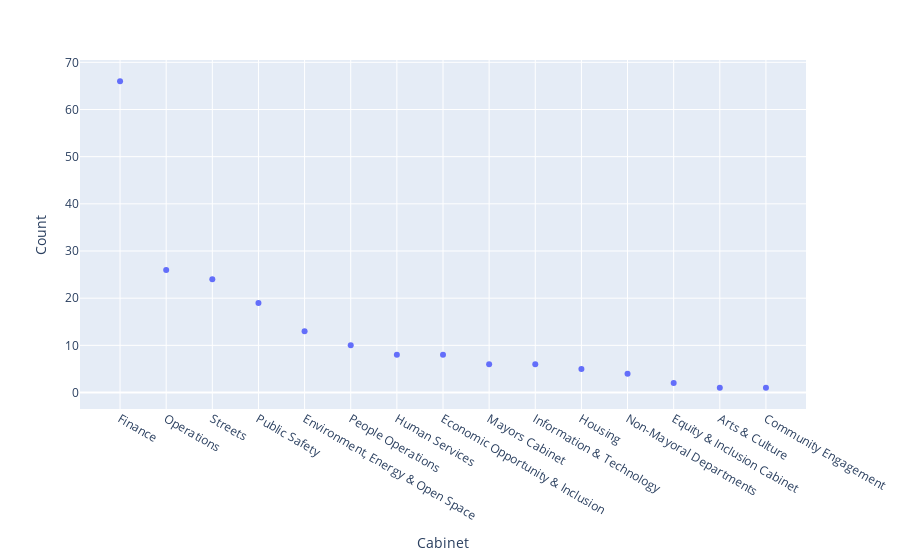

Source (notebook cell):
### Code cell
# Count of Cabinet
cabient_values = df['Cabinet'].value_counts().reset_index()
cabient_values.columns = ['Cabinet', 'Count']
px.scatter(cabient_values, x='Cabinet', y='Count')

### Figure 1 — Plotly figure (JSON) as saved in the notebook; plotly's stock layout.template omitted (floating-point values rounded to 4 significant figures)
{"data": [{"hovertemplate": "Cabinet=%{x}<br>Count=%{y}<extra></extra>", "legendgroup": "", "marker": {"color": "#636efa", "symbol": "circle"}, "mode": "markers", "name": "", "orientation": "v", "showlegend": false, "type": "scatter", "x": ["Finance", "Operations", "Streets", "Public Safety", "Environment, Energy & Open Space", "People Operations", "Human Services", "Economic Opportunity & Inclusion", "Mayors Cabinet", "Information & Technology", "Housing", "Non-Mayoral Departments", "Equity & Inclusion Cabinet", "Arts & Culture", "Community Engagement"], "xaxis": "x", "y": [66, 26, 24, 19, 13, 10, 8, 8, 6, 6, 5, 4, 2, 1, 1], "yaxis": "y"}], "layout": {"legend": {"tracegroupgap": 0}, "margin": {"t": 60}, "xaxis": {"anchor": "y", "domain": [0, 1], "title": {"text": "Cabinet"}}, "yaxis": {"anchor": "x", "domain": [0, 1], "title": {"text": "Count"}}}}
